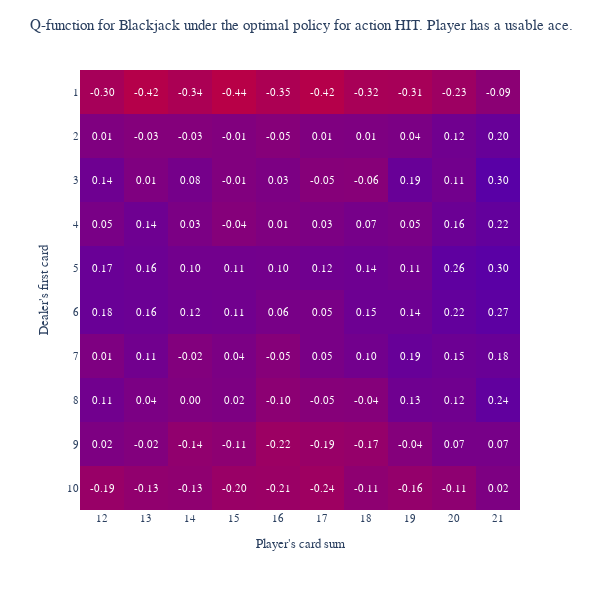
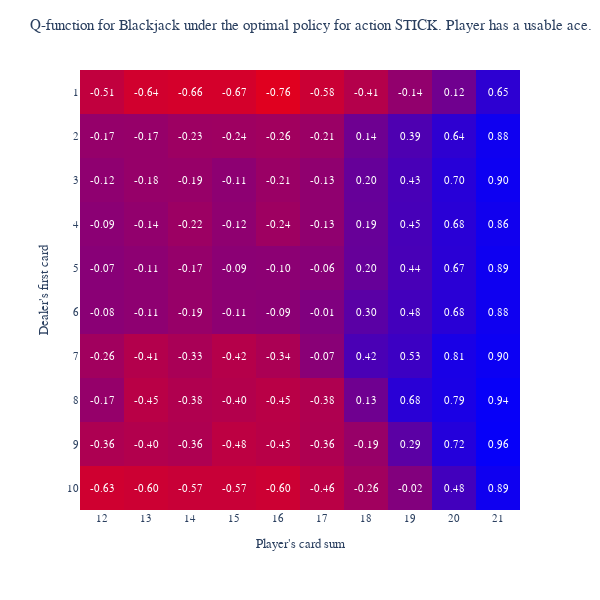

Notebook code for these charts, in order:
### Code cell
player_usable_ace_options = [True, False]
action_options = ["HIT", "STICK"]
for player_usable_ace, action in itertools.product(player_usable_ace_options, action_options):
    df = Q[(Q['player_usable_ace'] == player_usable_ace) & (Q['action'] == action)].pivot(index='player_score', columns='dealer_score')['value'].T
    plot(
        df,
        title=f'Q-function for Blackjack under the optimal policy for action {action}. Player {"has" if player_usable_ace else "does not have"} a usable ace.',
        colorscale='bluered_r'
    )

### Figure 1 — Plotly figure (JSON) as saved in the notebook; plotly's stock layout.template omitted (floating-point values rounded to 4 significant figures)
{"data": [{"coloraxis": "coloraxis", "hovertemplate": "player_score: %{x}<br>dealer_score: %{y}<br>color: %{z}<extra></extra>", "name": "0", "texttemplate": "%{z:.2f}", "type": "heatmap", "x": [12, 13, 14, 15, 16, 17, 18, 19, 20, 21], "xaxis": "x", "y": [1, 2, 3, 4, 5, 6, 7, 8, 9, 10], "yaxis": "y", "z": [[-0.3041, -0.4194, -0.3435, -0.4434, -0.3517, -0.4193, -0.3162, -0.3128, -0.2315, -0.0931], [0.007803, -0.03237, -0.03261, -0.009436, -0.05145, 0.007113, 0.007942, 0.03692, 0.1187, 0.1953], [0.1382, 0.007435, 0.0841, -0.01464, 0.02512, -0.05381, -0.05966, 0.1863, 0.1056, 0.3017], [0.04888, 0.136, 0.03186, -0.03954, 0.005755, 0.03105, 0.07263, 0.04969, 0.1642, 0.2243], [0.1734, 0.1557, 0.1026, 0.1057, 0.09859, 0.1189, 0.1377, 0.1117, 0.2553, 0.2959], [0.1791, 0.1609, 0.1188, 0.1106, 0.05685, 0.04713, 0.1462, 0.1449, 0.2244, 0.2732], [0.01495, 0.1122, -0.01909, 0.03571, -0.05375, 0.05069, 0.1032, 0.1887, 0.1531, 0.1757], [0.1133, 0.03834, -1.898e-06, 0.01628, -0.09663, -0.05054, -0.04378, 0.1257, 0.1177, 0.2374], [0.01949, -0.02216, -0.139, -0.1071, -0.2237, -0.1938, -0.1667, -0.03635, 0.06717, 0.06778], [-0.1891, -0.134, -0.125, -0.1985, -0.2078, -0.24, -0.1113, -0.1644, -0.1111, 0.01843]]}], "layout": {"coloraxis": {"cmax": 1, "cmin": -1, "colorscale": [[0, "rgb(255,0,0)"], [1, "rgb(0,0,255)"]], "showscale": false}, "font": {"family": "Gill Sans", "size": 11}, "height": 600, "margin": {"t": 60}, "title": {"text": "Q-function for Blackjack under the optimal policy for action HIT. Player has a usable ace."}, "width": 600, "xaxis": {"anchor": "y", "autorange": true, "constrain": "domain", "domain": [0, 1], "range": [11.5, 21.5], "scaleanchor": "y", "tickmode": "array", "tickvals": [12, 13, 14, 15, 16, 17, 18, 19, 20, 21], "title": {"text": "Player's card sum"}, "type": "linear"}, "yaxis": {"anchor": "x", "autorange": true, "constrain": "domain", "domain": [0.02174, 0.9783], "range": [10.5, 0.5], "tickmode": "array", "tickvals": [1, 2, 3, 4, 5, 6, 7, 8, 9, 10], "title": {"text": "Dealer's first card"}, "type": "linear"}}}

### Figure 2 — Plotly figure (JSON) as saved in the notebook; plotly's stock layout.template omitted (floating-point values rounded to 4 significant figures)
{"data": [{"coloraxis": "coloraxis", "hovertemplate": "player_score: %{x}<br>dealer_score: %{y}<br>color: %{z}<extra></extra>", "name": "0", "texttemplate": "%{z:.2f}", "type": "heatmap", "x": [12, 13, 14, 15, 16, 17, 18, 19, 20, 21], "xaxis": "x", "y": [1, 2, 3, 4, 5, 6, 7, 8, 9, 10], "yaxis": "y", "z": [[-0.5104, -0.6386, -0.6591, -0.6655, -0.7559, -0.5819, -0.4105, -0.143, 0.124, 0.6491], [-0.1664, -0.1744, -0.2305, -0.2426, -0.2598, -0.2072, 0.1352, 0.3875, 0.6364, 0.8822], [-0.1198, -0.1789, -0.1861, -0.1089, -0.2059, -0.1273, 0.2007, 0.4317, 0.6965, 0.8973], [-0.08891, -0.1427, -0.2244, -0.1243, -0.2359, -0.1318, 0.1886, 0.446, 0.6778, 0.8649], [-0.06562, -0.1066, -0.1713, -0.09054, -0.09514, -0.06289, 0.2035, 0.4366, 0.6742, 0.8875], [-0.084, -0.114, -0.1852, -0.1066, -0.08931, -0.007842, 0.2961, 0.4759, 0.6796, 0.8847], [-0.2617, -0.4053, -0.3251, -0.4196, -0.3396, -0.0742, 0.4235, 0.5314, 0.807, 0.9037], [-0.1715, -0.4548, -0.3837, -0.4034, -0.453, -0.3755, 0.1313, 0.6823, 0.7926, 0.9441], [-0.3572, -0.3991, -0.3609, -0.4815, -0.4469, -0.3625, -0.1856, 0.2901, 0.7211, 0.9551], [-0.625, -0.5969, -0.5685, -0.5672, -0.5975, -0.4572, -0.2639, -0.01853, 0.4796, 0.8855]]}], "layout": {"coloraxis": {"cmax": 1, "cmin": -1, "colorscale": [[0, "rgb(255,0,0)"], [1, "rgb(0,0,255)"]], "showscale": false}, "font": {"family": "Gill Sans", "size": 11}, "height": 600, "margin": {"t": 60}, "title": {"text": "Q-function for Blackjack under the optimal policy for action STICK. Player has a usable ace."}, "width": 600, "xaxis": {"anchor": "y", "autorange": true, "constrain": "domain", "domain": [0, 1], "range": [11.5, 21.5], "scaleanchor": "y", "tickmode": "array", "tickvals": [12, 13, 14, 15, 16, 17, 18, 19, 20, 21], "title": {"text": "Player's card sum"}, "type": "linear"}, "yaxis": {"anchor": "x", "autorange": true, "constrain": "domain", "domain": [0.02174, 0.9783], "range": [10.5, 0.5], "tickmode": "array", "tickvals": [1, 2, 3, 4, 5, 6, 7, 8, 9, 10], "title": {"text": "Dealer's first card"}, "type": "linear"}}}
